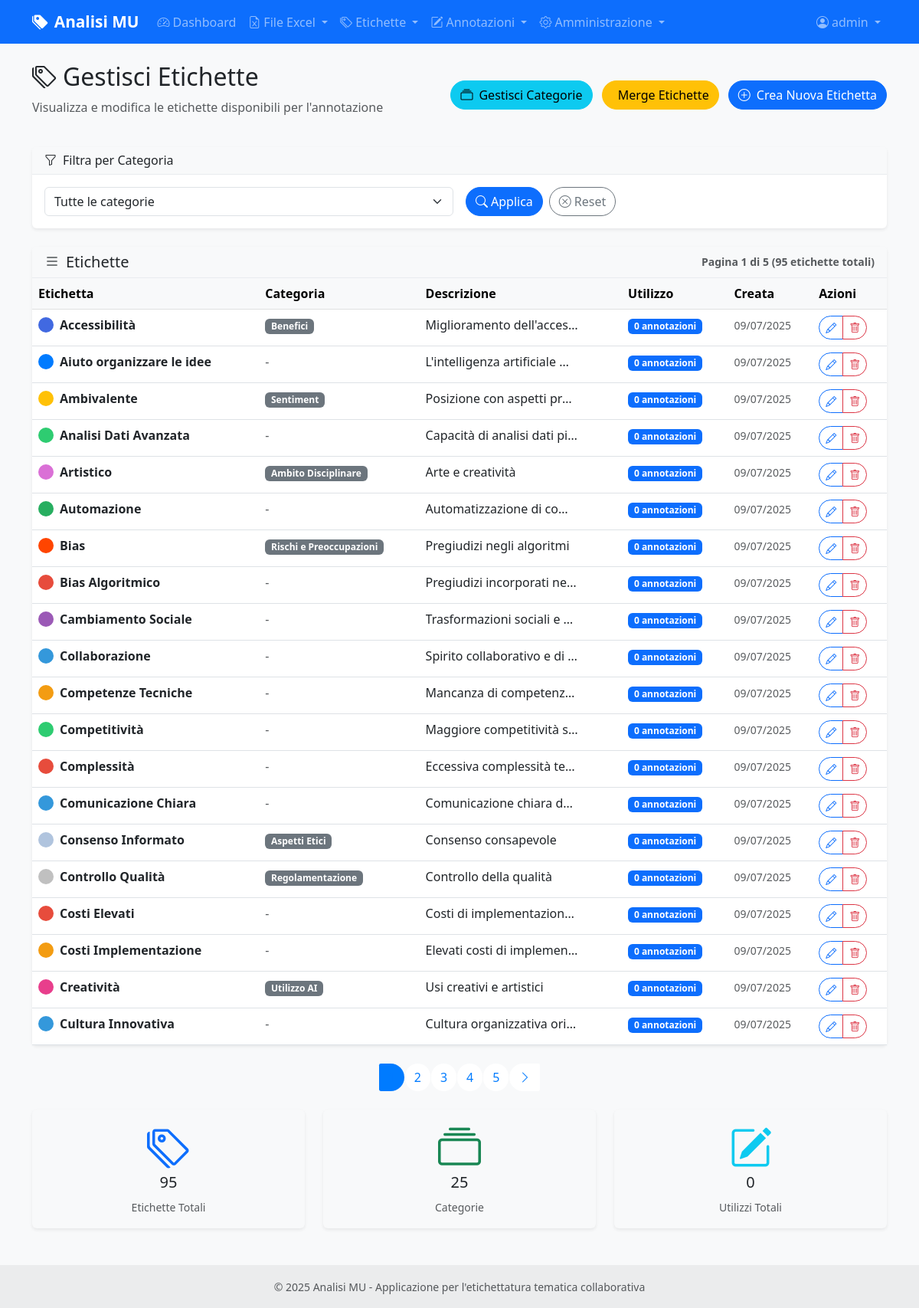
/labels/ (signed in), run on the app's committed database.
### models.py (models this page shows, shortened)
class User(UserMixin, db.Model):
    id = db.Column(db.Integer, primary_key=True)
    username = db.Column(db.String(80), unique=True, nullable=False)
    email = db.Column(db.String(120), unique=True, nullable=False)
    password_hash = db.Column(db.String(255), nullable=False)
    role = db.Column(db.String(20), default='annotatore')  # 'amministratore' o 'annotatore'
    is_active = db.Column(db.Boolean, default=True)
    last_login = db.Column(db.DateTime)
    created_at = db.Column(db.DateTime, default=datetime.utcnow)
    updated_at = db.Column(db.DateTime, default=datetime.utcnow, onupdate=datetime.utcnow)
    annotations = db.relationship('CellAnnotation', foreign_keys='CellAnnotation.user_id', backref='user', lazy=True, cascade='all, delete-orphan')
    def can_manage_users(self):
        return self.role == 'amministratore'

class Label(db.Model):
    id = db.Column(db.Integer, primary_key=True)
    name = db.Column(db.String(100), nullable=False, unique=True)
    description = db.Column(db.Text)
    category_id = db.Column(db.Integer, db.ForeignKey('category.id'), nullable=True)
    category = db.Column(db.String(50))  # Manteniamo per compatibilità, sarà deprecato
    color = db.Column(db.String(7), default='#007bff')  # Colore HEX
    created_at = db.Column(db.DateTime, default=datetime.utcnow)
    updated_at = db.Column(db.DateTime, default=datetime.utcnow, onupdate=datetime.utcnow)
    annotations = db.relationship('CellAnnotation', backref='label', lazy=True, cascade='all, delete-orphan')
    category_obj = db.relationship('Category', foreign_keys=[category_id], back_populates='labels')

### routes/labels.py (the view)
@labels_bp.route('/')
@login_required
def list_labels():
    page = request.args.get('page', 1, type=int)
    category_filter = request.args.get('category', type=int)
    query = Label.query
    if category_filter:
        query = query.filter_by(category_id=category_filter)
    labels = query.order_by(Label.name).paginate(
        page=page, per_page=20, error_out=False
    )
    categories = Category.query.order_by(Category.name).all()
    return render_template('labels/list_labels.html',
                         labels=labels,
                         categories=categories,
                         current_category=category_filter)

### templates/labels/list_labels.html (shortened to what this page needs)
{% extends "base.html" %}
{% block content %}
<div class="row mb-4">
    <div class="col-12">
        <div class="d-flex justify-content-between align-items-center">
            <div>
                <h2>
                    <i class="bi bi-tags me-2"></i>Gestisci Etichette
                </h2>
                <p class="text-muted">Visualizza e modifica le etichette disponibili per l'annotazione</p>
            </div>
            <div>
                <a href="{{ url_for('labels.list_categories') }}" class="btn btn-info me-2">
                    <i class="bi bi-collection me-2"></i>Gestisci Categorie
                </a>
                <a href="{{ url_for('labels.merge_labels') }}" class="btn btn-warning me-2">
                    Merge Etichette
                </a>
                <a href="{{ url_for('labels.create_label') }}" class="btn btn-primary">
                    <i class="bi bi-plus-circle me-2"></i>Crea Nuova Etichetta
                </a>
            </div>
        </div>
    </div>
</div>
{% if categories %}
<div class="row mb-4">
    <div class="col-12">
        <div class="card">
            <div class="card-header">
                <h6 class="mb-0">
                    <i class="bi bi-funnel me-2"></i>Filtra per Categoria
                </h6>
            </div>
            <div class="card-body">
                <form method="GET" class="row g-3">
                    <div class="col-md-6">
                        <select name="category" id="category" class="form-select" onchange="this.form.submit()">
                            <option value="">Tutte le categorie</option>
                        </select>
                    </div>
                    <div class="col-md-6 d-flex align-items-center">
                        <button type="submit" class="btn btn-primary me-2">
                            <i class="bi bi-search me-1"></i>Applica
                        </button>
                        <a href="{{ url_for('labels.list_labels') }}" class="btn btn-outline-secondary">
                            <i class="bi bi-x-circle me-1"></i>Reset
                        </a>
                    </div>
                </form>
            </div>
        </div>
    </div>
</div>
{% endif %}
{% if labels.items %}
<div class="row">
    <div class="col-12">
        <div class="card">
            <div class="card-header d-flex justify-content-between align-items-center">
                <h5 class="mb-0">
                    <i class="bi bi-list me-2"></i>Etichette
                </h5>
                <small class="text-muted">
                    Pagina {{ labels.page }} di {{ labels.pages }} ({{ labels.total }} etichette totali)
                </small>
            </div>
            <div class="card-body p-0">
                <div class="table-responsive">
                    <table class="table table-hover mb-0">
                        <thead class="table-light">
                            <tr>
                                <th>Etichetta</th>
                                <th>Categoria</th>
                                <th>Descrizione</th>
                                <th>Utilizzo</th>
                                <th>Creata</th>
                                <th>Azioni</th>
                            </tr>
                        </thead>
                        <tbody>
                            {% for label in labels.items %}
                            <tr>
                                <td>
                                    <div class="d-flex align-items-center">
                                        <span class="badge me-2" style="background-color: {{ label.color }}; width: 20px; height: 20px; border-radius: 50%;">&nbsp;</span>
                                        <strong>{{ label.name }}</strong>
                                    </div>
                                </td>
                                <td>
                                    {% if label.category %}
                                    <span class="badge bg-secondary">{{ label.category }}</span>
                                    {% else %}
                                    <span class="text-muted">-</span>
                                    {% endif %}
                                </td>
                                <td>
                                    {% if label.description %}
                                    <div class="text-truncate" style="max-width: 200px;" title="{{ label.description }}">
                                        {{ label.description }}
                                    </div>
                                    {% else %}
                                    <span class="text-muted">Nessuna descrizione</span>
                                    {% endif %}
                                </td>
                                <td>
                                    <span class="badge bg-primary">{{ label.annotations|length }} annotazioni</span>
                                </td>
                                <td>
                                    <small class="text-muted">{{ label.created_at.strftime('%d/%m/%Y') }}</small>
                                </td>
                                <td>
                                    <div class="btn-group btn-group-sm" role="group">
                                        <a href="{{ url_for('labels.edit_label', label_id=label.id) }}"
                                           class="btn btn-outline-primary"
                                           title="Modifica etichetta">
                                            <i class="bi bi-pencil"></i>
                                        </a>
                                        {% if label.annotations|length == 0 %}
                                        <button type="button"
                                                class="btn btn-outline-danger"
                                                title="Elimina etichetta"
                                                onclick="confirmDelete('{{ label.name }}', '{{ url_for('labels.delete_label', label_id=label.id) }}')">
                                            <i class="bi bi-trash"></i>
                                        </button>
                                        {% else %}
                                        <button type="button"
                                                class="btn btn-outline-secondary disabled"
                                                title="Non può essere eliminata: in uso in {{ label.annotations|length }} annotazioni">
                                            <i class="bi bi-lock"></i>
                                        </button>
                                        {% endif %}
                                    </div>
                                </td>
                            </tr>
                            {% endfor %}
                        </tbody>
                    </table>
                </div>
            </div>
        </div>
    </div>
</div>
{% if labels.pages > 1 %}
<nav aria-label="Navigazione etichette" class="mt-4">
    <ul class="pagination justify-content-center">
        {% for page_num in labels.iter_pages() %}
        {% if page_num %}
        {% if page_num != labels.page %}
        <li class="page-item">
            <a class="page-link" href="{{ url_for('labels.list_labels', page=page_num, category=current_category) }}">
                {{ page_num }}
            </a>
        </li>
        {% else %}
        <li class="page-item active">
            <span class="page-link">{{ page_num }}</span>
        </li>
        {% endif %}
        {% else %}
        <li class="page-item disabled">
            <span class="page-link">…</span>
        </li>
        {% endif %}
        {% endfor %}
        {% if labels.has_next %}
        <li class="page-item">
            <a class="page-link" href="{{ url_for('labels.list_labels', page=labels.next_num, category=current_category) }}">
                <i class="bi bi-chevron-right"></i>
            </a>
        </li>
        {% endif %}
    </ul>
</nav>
{% endif %}
{% endif %}
<div class="row mt-4">
    <div class="col-md-4">
        <div class="card bg-light">
            <div class="card-body text-center">
                <i class="bi bi-tags display-4 text-primary mb-2"></i>
                <h5>{{ labels.total }}</h5>
                <small class="text-muted">Etichette Totali</small>
            </div>
        </div>
    </div>
    <div class="col-md-4">
        <div class="card bg-light">
            <div class="card-body text-center">
                <i class="bi bi-collection display-4 text-success mb-2"></i>
                <h5>{{ categories|length }}</h5>
                <small class="text-muted">Categorie</small>
            </div>
        </div>
    </div>
    <div class="col-md-4">
        <div class="card bg-light">
            <div class="card-body text-center">
                <i class="bi bi-pencil-square display-4 text-info mb-2"></i>
                <h5>
                    {% set total_usage = labels.items|map(attribute='annotations')|map('length')|sum %}
                    {{ total_usage }}
                </h5>
                <small class="text-muted">Utilizzi Totali</small>
            </div>
        </div>
    </div>
</div>
{% endblock %}

### templates/base.html (shortened to what this page needs)
<!DOCTYPE html>
<html lang="it">
<head>
    <link href="https://cdn.jsdelivr.net/npm/bootstrap@5.3.0/dist/css/bootstrap.min.css" rel="stylesheet">
    <link href="https://cdn.jsdelivr.net/npm/bootstrap-icons@1.10.0/font/bootstrap-icons.css" rel="stylesheet">
    <link href="{{ url_for('static', filename='css/style.css') }}" rel="stylesheet">
</head>
<body>
    <nav class="navbar navbar-expand-lg navbar-dark bg-primary">
        <div class="container">
            <a class="navbar-brand" href="{{ url_for('main.index') }}">
                <i class="bi bi-tags-fill me-2"></i>Analisi MU
            </a>
            <div class="collapse navbar-collapse" id="navbarNav">
                <ul class="navbar-nav me-auto">
                    {% if current_user.is_authenticated %}
                    <li class="nav-item">
                        <a class="nav-link" href="{{ url_for('main.dashboard') }}">
                            <i class="bi bi-speedometer2 me-1"></i>Dashboard
                        </a>
                    </li>
                    <li class="nav-item dropdown">
                        <a class="nav-link dropdown-toggle" href="#" id="excelDropdown" role="button" data-bs-toggle="dropdown">
                            <i class="bi bi-file-earmark-excel me-1"></i>File Excel
                        </a>
                    </li>
                    <li class="nav-item dropdown">
                        <a class="nav-link dropdown-toggle" href="#" id="labelsDropdown" role="button" data-bs-toggle="dropdown">
                            <i class="bi bi-tags me-1"></i>Etichette
                        </a>
                    </li>
                    <li class="nav-item dropdown">
                        <a class="nav-link dropdown-toggle" href="#" id="annotationDropdown" role="button" data-bs-toggle="dropdown">
                            <i class="bi bi-pencil-square me-1"></i>Annotazioni
                        </a>
                    </li>
                    {% if current_user.can_manage_users() %}
                    <li class="nav-item dropdown">
                        <a class="nav-link dropdown-toggle" href="#" id="adminDropdown" role="button" data-bs-toggle="dropdown">
                            <i class="bi bi-gear me-1"></i>Amministrazione
                        </a>
                    </li>
                    {% endif %}
                    {% endif %}
                </ul>
                <ul class="navbar-nav">
                    {% if current_user.is_authenticated %}
                    <li class="nav-item dropdown">
                        <a class="nav-link dropdown-toggle" href="#" id="userDropdown" role="button" data-bs-toggle="dropdown">
                            <i class="bi bi-person-circle me-1"></i>{{ current_user.username }}
                        </a>
                    </li>
                    {% endif %}
                </ul>
            </div>
        </div>
    </nav>
    <main class="container my-4">
        {% block content %}{% endblock %}
    </main>
    <footer class="bg-light text-center text-lg-start mt-5">
        <div class="text-center p-3" style="background-color: rgba(0, 0, 0, 0.05);">
            <small class="text-muted">
                © 2025 Analisi MU - Applicazione per l'etichettatura tematica collaborativa
            </small>
        </div>
    </footer>
</body>
</html>

### static/css/style.css (style rules this page uses)
:root { --primary-color: #007bff; --success-color: #28a745; --warning-color: #ffc107; --danger-color: #dc3545; --info-color: #17a2b8; --light-color: #f8f9fa; --dark-color: #343a40; }
body { font-family: 'Segoe UI', Tahoma, Geneva, Verdana, sans-serif; background-color: #f8f9fa; }
.navbar-brand { font-weight: 600; font-size: 1.3rem; }
.card { border: none; box-shadow: 0 0.125rem 0.25rem rgba(0, 0, 0, 0.075); transition: box-shadow 0.15s ease-in-out; }
.card-header { background-color: #f8f9fa; border-bottom: 1px solid #e9ecef; font-weight: 600; }
.pagination .page-link { border-radius: 50px; margin: 0 2px; border: none; color: var(--primary-color); }
.pagination .page-item.active .page-link { background-color: var(--primary-color); border-color: var(--primary-color); }
.btn { border-radius: 50px; font-weight: 500; transition: all 0.2s ease; }
footer { margin-top: auto; }

### data on the page
User: username "admin"
Label: name "Accessibilità", category "Benefici", description "Miglioramento dell'acces…", annotations|length "0", created_at "09/07/2025"
Label: name "Aiuto organizzare le idee", description "L'intelligenza artificiale…", annotations|length "0", created_at "09/07/2025"
Label: name "Ambivalente", category "Sentiment", description "Posizione con aspetti pr…", annotations|length "0", created_at "09/07/2025"
Label: name "Analisi Dati Avanzata", description "Capacità di analisi dati pi…", annotations|length "0", created_at "09/07/2025"
Label: name "Artistico", category "Ambito Disciplinare", description "Arte e creatività", annotations|length "0", created_at "09/07/2025"
Label: name "Automazione", description "Automatizzazione di co…", annotations|length "0", created_at "09/07/2025"
Label: name "Bias", category "Rischi e Preoccupazioni", description "Pregiudizi negli algoritmi", annotations|length "0", created_at "09/07/2025"
Label: name "Bias Algoritmico", description "Pregiudizi incorporati ne…", annotations|length "0", created_at "09/07/2025"
Label: name "Cambiamento Sociale", description "Trasformazioni sociali e…", annotations|length "0", created_at "09/07/2025"
Label: name "Collaborazione", description "Spirito collaborativo e di…", annotations|length "0", created_at "09/07/2025"
Label: name "Competenze Tecniche", description "Mancanza di competenz…", annotations|length "0", created_at "09/07/2025"
Label: name "Competitività", description "Maggiore competitività s…", annotations|length "0", created_at "09/07/2025"
Label: name "Complessità", description "Eccessiva complessità te…", annotations|length "0", created_at "09/07/2025"
Label: name "Comunicazione Chiara", description "Comunicazione chiara d…", annotations|length "0", created_at "09/07/2025"
Label: name "Consenso Informato", category "Aspetti Etici", description "Consenso consapevole", annotations|length "0", created_at "09/07/2025"
Label: name "Controllo Qualità", category "Regolamentazione", description "Controllo della qualità", annotations|length "0", created_at "09/07/2025"
Label: name "Costi Elevati", description "Costi di implementazion…", annotations|length "0", created_at "09/07/2025"
Label: name "Costi Implementazione", description "Elevati costi di implemen…", annotations|length "0", created_at "09/07/2025"
Label: name "Creatività", category "Utilizzo AI", description "Usi creativi e artistici", annotations|length "0", created_at "09/07/2025"
Label: name "Cultura Innovativa", description "Cultura organizzativa ori…", annotations|length "0", created_at "09/07/2025"

### other printed values
{{ labels.page }} "1"
{{ labels.pages }} "5"
{{ labels.total }} "95"
{{ page_num }} "2" "3" "4" "5"
{{ categories|length }} "25"
{{ total_usage }} "0"
